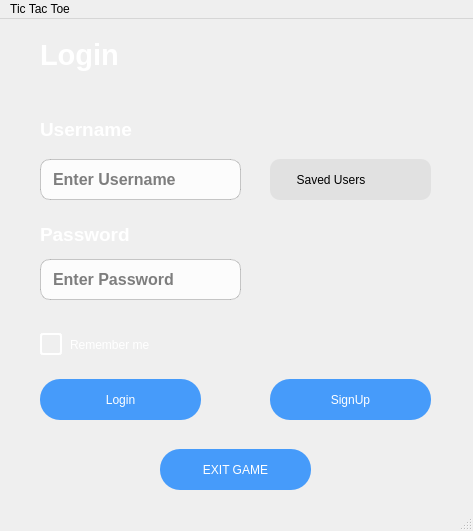
<?xml version="1.0" encoding="UTF-8"?>
<ui version="4.0">
 <class>MainWindow</class>
 <widget class="QMainWindow" name="MainWindow">
  <property name="geometry">
   <rect>
    <x>0</x>
    <y>0</y>
    <width>473</width>
    <height>531</height>
   </rect>
  </property>
  <property name="windowTitle">
   <string>MainWindow</string>
  </property>
  <property name="styleSheet">
   <string notr="true">QMainWindow {
    background: qlineargradient(
        spread: pad,
        x1: 0, y1: 0,
        x2: 1, y2: 1,
        stop: 0 rgba(0, 34, 133, 180),
        stop: 1 rgba(255, 255, 255, 80)
    );
}
</string>
  </property>
  <widget class="QWidget" name="centralwidget">
   <widget class="QLineEdit" name="username">
    <property name="geometry">
     <rect>
      <x>40</x>
      <y>140</y>
      <width>201</width>
      <height>41</height>
     </rect>
    </property>
    <property name="font">
     <font>
      <family>Arial</family>
      <pointsize>12</pointsize>
      <italic>false</italic>
      <bold>true</bold>
     </font>
    </property>
    <property name="styleSheet">
     <string notr="true">QLineEdit {
    color: black;
    background-color: rgba(255, 255, 255, 200);  /* أبيض شفاف */
    border-radius: 10px;
    padding: 6px 10px;
    font: bold 12pt &quot;Arial&quot;;
    border: 1px solid rgba(0, 0, 0, 50);
}

QLineEdit:focus {
    border: 2px solid #007BFF; /* أزرق جميل */
    background-color: rgba(255, 255, 255, 240);
    box-shadow: 0 0 5px #007BFF;
}
</string>
    </property>
    <property name="placeholderText">
     <string>Enter Username</string>
    </property>
   </widget>
   <widget class="QLabel" name="label">
    <property name="geometry">
     <rect>
      <x>40</x>
      <y>90</y>
      <width>121</width>
      <height>41</height>
     </rect>
    </property>
    <property name="font">
     <font>
      <family>Arial</family>
      <pointsize>14</pointsize>
      <italic>false</italic>
      <bold>true</bold>
     </font>
    </property>
    <property name="styleSheet">
     <string notr="true">color: white;
font: 700 14pt &quot;Arial&quot;;
</string>
    </property>
    <property name="text">
     <string>Username</string>
    </property>
   </widget>
   <widget class="QPushButton" name="signup_button">
    <property name="geometry">
     <rect>
      <x>270</x>
      <y>360</y>
      <width>161</width>
      <height>41</height>
     </rect>
    </property>
    <property name="styleSheet">
     <string notr="true">QPushButton {
    border: none;
    color: white;
    background-color: rgba(0, 120, 255, 180); /* أزرق شفاف */
    font: bold 11pt &quot;Arial&quot;;
    border-radius: 20px;
    padding: 8px;
}

QPushButton:hover {
    background-color: rgba(30, 144, 255, 220); /* أزرق أفتح عند المرور */
    font: bold 12pt &quot;Arial&quot;;
}

QPushButton:pressed {
    background-color: rgba(0, 80, 180, 255); /* أزرق داكن عند الضغط */
    font: bold 12pt &quot;Arial&quot;;
}
</string>
    </property>
    <property name="text">
     <string>SignUp</string>
    </property>
   </widget>
   <widget class="QLabel" name="Login_Label">
    <property name="geometry">
     <rect>
      <x>40</x>
      <y>0</y>
      <width>301</width>
      <height>71</height>
     </rect>
    </property>
    <property name="font">
     <font>
      <family>Arial</family>
      <pointsize>22</pointsize>
      <italic>false</italic>
      <bold>true</bold>
     </font>
    </property>
    <property name="styleSheet">
     <string notr="true">color: white;
font: 700 22pt &quot;Arial&quot;;</string>
    </property>
    <property name="text">
     <string>Login     </string>
    </property>
   </widget>
   <widget class="QComboBox" name="savedusers">
    <property name="geometry">
     <rect>
      <x>270</x>
      <y>140</y>
      <width>161</width>
      <height>41</height>
     </rect>
    </property>
    <property name="styleSheet">
     <string notr="true">QComboBox {
    background-color: rgba(220, 220, 220, 180);  /* رمادي فاتح */
    color: black;
    border: none;
    padding: 6px 10px;
    font: bold 11pt &quot;Arial&quot;;
    border-radius: 10px;
}

QComboBox:hover {
    background-color: rgba(245, 245, 245, 220);
}

QComboBox::drop-down {
    border: none;
    width: 25px;
    background: transparent;
}

QComboBox::down-arrow {
    width: 12px;
    height: 12px;
}

QComboBox QAbstractItemView {
    background-color: rgba(240, 240, 240, 230);
    color: black;
    border: none;
    selection-background-color: rgba(100, 149, 237, 50); /* ظل أزرق فاتح */
}
</string>
    </property>
    <property name="placeholderText">
     <string>     Saved Users</string>
    </property>
    <property name="duplicatesEnabled">
     <bool>false</bool>
    </property>
    <property name="frame">
     <bool>true</bool>
    </property>
   </widget>
   <widget class="QLabel" name="label_2">
    <property name="geometry">
     <rect>
      <x>40</x>
      <y>190</y>
      <width>121</width>
      <height>51</height>
     </rect>
    </property>
    <property name="font">
     <font>
      <family>Arial</family>
      <pointsize>14</pointsize>
      <italic>false</italic>
      <bold>true</bold>
     </font>
    </property>
    <property name="styleSheet">
     <string notr="true">color: white;
font: 700 14pt &quot;Arial&quot;;
</string>
    </property>
    <property name="text">
     <string>Password</string>
    </property>
   </widget>
   <widget class="QLineEdit" name="password">
    <property name="geometry">
     <rect>
      <x>40</x>
      <y>240</y>
      <width>201</width>
      <height>41</height>
     </rect>
    </property>
    <property name="font">
     <font>
      <family>Arial</family>
      <pointsize>12</pointsize>
      <italic>false</italic>
      <bold>true</bold>
     </font>
    </property>
    <property name="styleSheet">
     <string notr="true">QLineEdit {
    color: black;
    background-color: rgba(255, 255, 255, 200);  /* أبيض شفاف */
    border-radius: 10px;
    padding: 6px 10px;
    font: bold 12pt &quot;Arial&quot;;
    border: 1px solid rgba(0, 0, 0, 50);
}

QLineEdit:focus {
    border: 2px solid #007BFF; /* أزرق جميل */
    background-color: rgba(255, 255, 255, 240);
    box-shadow: 0 0 5px #007BFF;
}
</string>
    </property>
    <property name="echoMode">
     <enum>QLineEdit::EchoMode::Password</enum>
    </property>
    <property name="placeholderText">
     <string>Enter Password</string>
    </property>
   </widget>
   <widget class="QCheckBox" name="checkBox">
    <property name="geometry">
     <rect>
      <x>40</x>
      <y>310</y>
      <width>181</width>
      <height>31</height>
     </rect>
    </property>
    <property name="styleSheet">
     <string notr="true">QCheckBox {
    spacing: 8px;
    color: white;
    font: bold 11pt &quot;Arial&quot;;
}

QCheckBox::indicator {
    width: 18px;
    height: 18px;
    border-radius: 3px;
    border: 2px solid white;
    background-color: transparent;
}

QCheckBox::indicator:checked {
    background-color:  rgb(0, 170, 255);
	
  
}
</string>
    </property>
    <property name="text">
     <string>Remember me</string>
    </property>
   </widget>
   <widget class="QPushButton" name="login_button">
    <property name="geometry">
     <rect>
      <x>40</x>
      <y>360</y>
      <width>161</width>
      <height>41</height>
     </rect>
    </property>
    <property name="styleSheet">
     <string notr="true">QPushButton {
    border: none;
    color: white;
    background-color: rgba(0, 120, 255, 180); /* أزرق شفاف */
    font: bold 11pt &quot;Arial&quot;;
    border-radius: 20px;
    padding: 8px;
}

QPushButton:hover {
    background-color: rgba(30, 144, 255, 220); /* أزرق أفتح عند المرور */
    font: bold 12pt &quot;Arial&quot;;
}

QPushButton:pressed {
    background-color: rgba(0, 80, 180, 255); /* أزرق داكن عند الضغط */
    font: bold 12pt &quot;Arial&quot;;
}
</string>
    </property>
    <property name="text">
     <string>Login</string>
    </property>
   </widget>
   <widget class="QPushButton" name="exitgame_button">
    <property name="geometry">
     <rect>
      <x>160</x>
      <y>430</y>
      <width>151</width>
      <height>41</height>
     </rect>
    </property>
    <property name="styleSheet">
     <string notr="true">QPushButton {
    border: none;
    color: white;
    background-color: rgba(0, 120, 255, 180); /* أزرق شفاف */
    font: bold 11pt &quot;Arial&quot;;
    border-radius: 20px;
    padding: 8px;
}

QPushButton:hover {
    background-color: rgba(30, 144, 255, 220); /* أزرق أفتح عند المرور */
    font: bold 12pt &quot;Arial&quot;;
}

QPushButton:pressed {
    background-color: rgba(0, 80, 180, 255); /* أزرق داكن عند الضغط */
    font: bold 12pt &quot;Arial&quot;;
}
</string>
    </property>
    <property name="text">
     <string>EXIT GAME</string>
    </property>
   </widget>
  </widget>
  <widget class="QMenuBar" name="menubar">
   <property name="geometry">
    <rect>
     <x>0</x>
     <y>0</y>
     <width>473</width>
     <height>25</height>
    </rect>
   </property>
   <widget class="QMenu" name="menuTic_Tac_Toe">
    <property name="title">
     <string>Tic Tac Toe</string>
    </property>
   </widget>
   <addaction name="menuTic_Tac_Toe"/>
  </widget>
  <widget class="QStatusBar" name="statusbar"/>
 </widget>
 <resources/>
 <connections/>
</ui>
